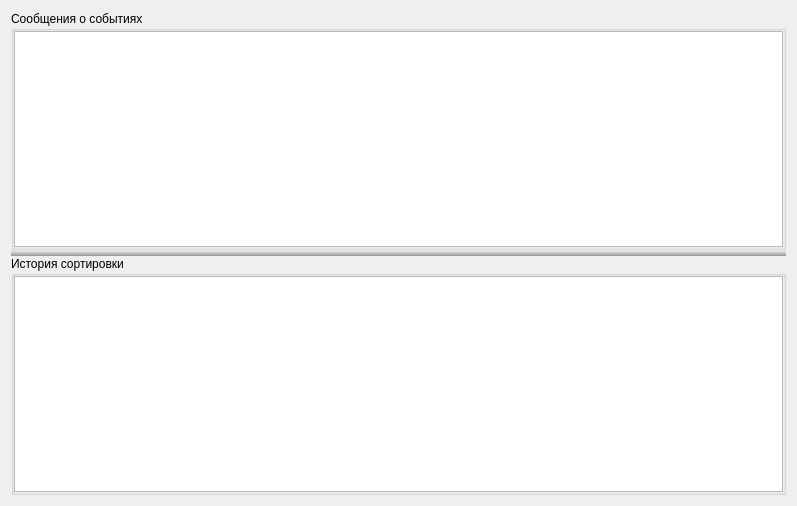
<?xml version="1.0" encoding="UTF-8"?>
<ui version="4.0">
 <class>SPRHistoryLogsWidget</class>
 <widget class="QWidget" name="SPRHistoryLogsWidget">
  <property name="geometry">
   <rect>
    <x>0</x>
    <y>0</y>
    <width>797</width>
    <height>506</height>
   </rect>
  </property>
  <property name="windowTitle">
   <string>Form</string>
  </property>
  <property name="styleSheet">
   <string notr="true">QSplitter::handle:horizontal {
   width: 6px;
	background: qlineargradient(spread:pad, x1:0, y1:0, x2:1, y2:0, stop:0 rgb(242, 242, 242), stop:1 rgb(149, 150, 149))
}

QSplitter::handle:vertical {
    height: 6px;
	background: qlineargradient(spread:pad, x1:0, y1:1, x2:0, y2:0, stop:0 rgb(149, 150, 149), stop:1 rgb(242, 242, 242))
}</string>
  </property>
  <layout class="QVBoxLayout" name="verticalLayout">
   <item>
    <widget class="QSplitter" name="splitter">
     <property name="orientation">
      <enum>Qt::Vertical</enum>
     </property>
     <property name="childrenCollapsible">
      <bool>false</bool>
     </property>
     <widget class="QGroupBox" name="gbMessages">
      <property name="title">
       <string>Сообщения о событиях</string>
      </property>
      <layout class="QHBoxLayout" name="horizontalLayout">
       <property name="spacing">
        <number>0</number>
       </property>
       <property name="leftMargin">
        <number>0</number>
       </property>
       <property name="topMargin">
        <number>0</number>
       </property>
       <property name="rightMargin">
        <number>0</number>
       </property>
       <property name="bottomMargin">
        <number>0</number>
       </property>
       <item>
        <widget class="QTableView" name="tvMessages">
         <property name="sizeAdjustPolicy">
          <enum>QAbstractScrollArea::AdjustToContents</enum>
         </property>
        </widget>
       </item>
      </layout>
     </widget>
     <widget class="QGroupBox" name="gbSeparate">
      <property name="title">
       <string>История сортировки</string>
      </property>
      <layout class="QHBoxLayout" name="horizontalLayout_2">
       <property name="spacing">
        <number>0</number>
       </property>
       <property name="leftMargin">
        <number>0</number>
       </property>
       <property name="topMargin">
        <number>0</number>
       </property>
       <property name="rightMargin">
        <number>0</number>
       </property>
       <property name="bottomMargin">
        <number>0</number>
       </property>
       <item>
        <widget class="QTableView" name="tvSeparate">
         <property name="sizeAdjustPolicy">
          <enum>QAbstractScrollArea::AdjustToContents</enum>
         </property>
        </widget>
       </item>
      </layout>
     </widget>
    </widget>
   </item>
  </layout>
 </widget>
 <resources/>
 <connections/>
</ui>
